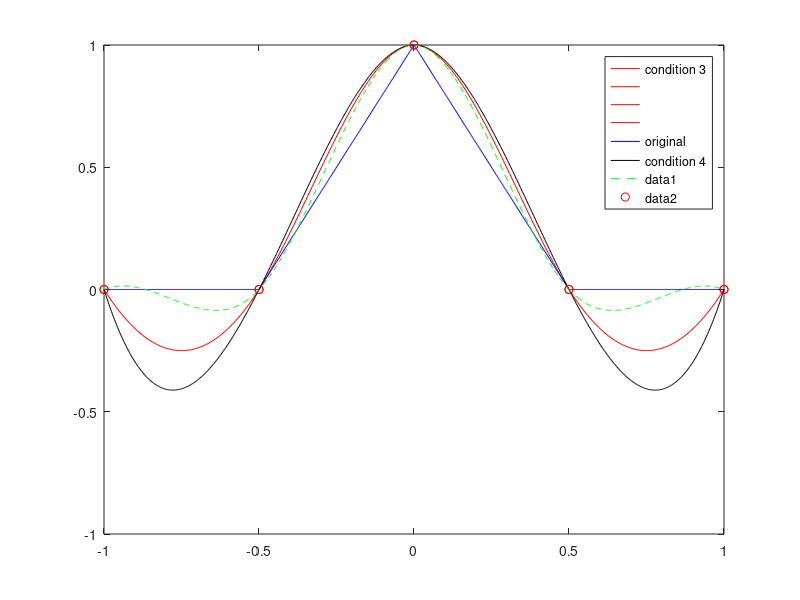

Write MATLAB code to recreate this figure.
x0 = linspace(-1,-0.5);
x1 = linspace(-0.5,0);
x2 = linspace(0,0.5);
x3 = linspace(0.5,1);

% condition 3
g0 = @(x) 4*(x+1).^2 - 2*(x+1);
g1 = @(x) -8*(x+0.5).^3 + 4*(x+0.5).^2 + 2*(x+0.5);
g2 = @(x) 8*x.^3 - 8*x.^2 + 1;
g3 = @(x) 4*(x-0.5).^2 - 2*(x-0.5);

plot(x0,g0(x0),'r',x1,g1(x1),'r',x2,g2(x2),'r',x3,g3(x3),'r');
hold on;

% original
x = linspace(-1, 1, 1000);
f = @(x) (x >= -1 & x < -0.5).*0 + (x >= -0.5 & x < 0.5).*(1 - abs(2*x)) + (x >= 0.5 & x <= 1).*0;
plot(x, f(x), 'b');
hold on;

% condition 4
x = linspace(-1, 1, 5);
y = f(x);
xx = linspace(-1, 1, 1000);
plot(xx,spline(x,y,xx),'k-',x,y,'ro')
hold on;
legend('condition 3','','','','original', 'condition 4');
plot(xx,spline(x,[1/2 y -1/2],xx),'g--',x,y,'ro')